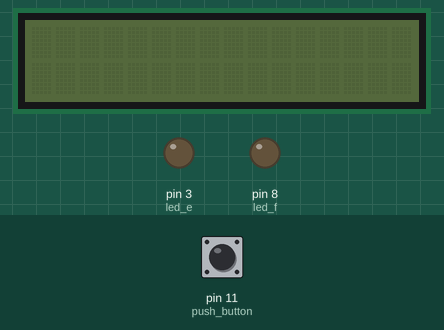
Bench run of a sketch on a simulated Arduino Uno, built with avr-gcc and run on an emulated ATmega328P. Shown: 16×2 character LCD, output pins drawn as LEDs (lit = HIGH). Wiring (inferred from the names in the program): character LCD (HD44780): RS pin 6; E pin 10; data pin 5, pin 9, pin 7, pin 4. The inputs (shaded band) are chosen by the test bench; at power-on: pin 11 (push_button) HIGH. Pins used as bus, display or sensor lines are not drawn.

Above: at 1.2 s.
1.3 s: pin 11 (push_button) pulled LOW for 1 s
At 2.9 s:
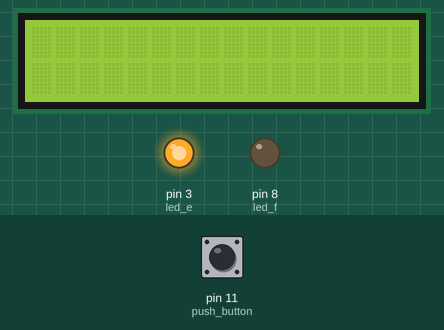
3.8 s: pin 11 (push_button) pulled LOW for 0.25 s
At 4.3 s:
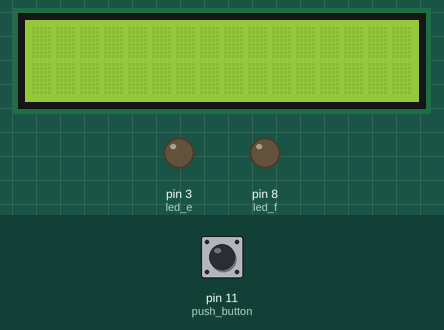
5.5 s: pin 11 (push_button) pulled LOW for 0.25 s
At 6.7 s:
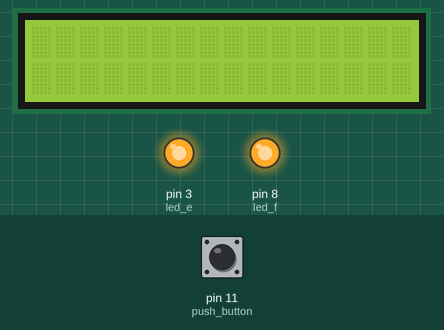
7.2 s: pin 11 (push_button) pulled LOW for 3.2 s
At 8.3 s:
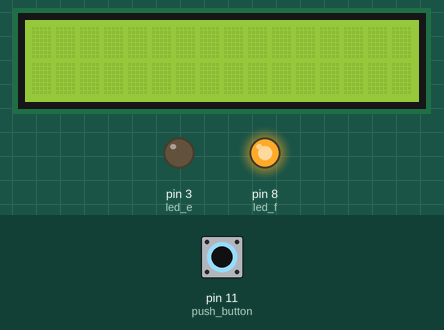
Timing chart, 0 to 10.2 s (numbered marks = the images above; inputs shaded):
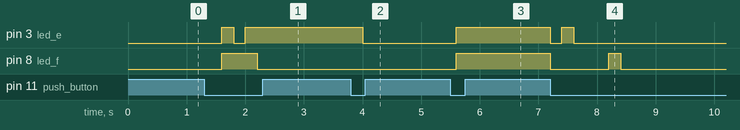

Measured:
- after the input at 1.3 s, pin 3 (led_e): LOW → HIGH after 0.30 s, → LOW 0.20 s later, → HIGH 0.20 s later; pin 8 (led_f): LOW → HIGH after 0.30 s, → LOW 0.60 s later
- after the input at 3.8 s, pin 3 (led_e): HIGH → LOW after 0.20 s
- after the input at 5.5 s, pin 3 (led_e), pin 8 (led_f): LOW → HIGH after 0.10 s
- after the input at 7.2 s, pin 3 (led_e): HIGH → LOW at once, → HIGH 0.20 s later, → LOW 0.20 s later; pin 8 (led_f): HIGH → LOW at once, → HIGH 1.0 s later, → LOW 0.20 s later

The sketch:

seven_segment_led2.ino
```cpp
// this is arduino project to understand seven segment led.

#define led_a 7
#define led_b 6
#define led_c 5
#define led_d 4
#define led_e 3
#define led_f 8
#define led_g 9
#define led_dp 10
#define push_button 11
int data;
int value = 0;
void setup() {
  // put your setup code here, to run once:
for (int i=3; i<=10; i++){     // setting the pin mode as OUTPUT by using loop.
  pinMode(i,OUTPUT);
}
pinMode(push_button,INPUT_PULLUP);
Serial.begin(9600);
}

void seven_segment_led(int num){
  for(int a=3;a<=10;a++){
    digitalWrite(a,HIGH);        // all led is off.
  }

  switch(num){

  // for 0 number display
  case 0:
  digitalWrite(led_a,LOW);
  digitalWrite(led_b,LOW);
  digitalWrite(led_c,LOW);
  digitalWrite(led_d,LOW);
  digitalWrite(led_e,LOW);
  digitalWrite(led_f,LOW);
  digitalWrite(led_dp,LOW);
  break;

  // for 1 number display.
  case 1:
  digitalWrite(led_b,LOW);
  digitalWrite(led_c,LOW);
  digitalWrite(led_dp,LOW);
  break;
   // for 2 number display.
  case 2:
  digitalWrite(led_a,LOW);
  digitalWrite(led_b,LOW);
  digitalWrite(led_d,LOW);
  digitalWrite(led_e,LOW);
  digitalWrite(led_g,LOW);
  digitalWrite(led_dp,LOW);
  break;
   // for 3 number display.
  case 3:
  digitalWrite(led_a,LOW);
  digitalWrite(led_b,LOW);
  digitalWrite(led_c,LOW);
  digitalWrite(led_d,LOW);
  digitalWrite(led_g,LOW);
  digitalWrite(led_dp,LOW);
  break;
 // for 4 number display.
  case 4:
  digitalWrite(led_b,LOW);
  digitalWrite(led_c,LOW);
  digitalWrite(led_f,LOW);
  digitalWrite(led_g,LOW);
  digitalWrite(led_dp,LOW);
  break;
 // for 5 number display.
  case 5:
  digitalWrite(led_a,LOW);
  digitalWrite(led_c,LOW);
  digitalWrite(led_d,LOW);
  digitalWrite(led_f,LOW);
  digitalWrite(led_g,LOW);
  digitalWrite(led_dp,LOW);
  break;
 // for 6 number display.
  case 6:
  digitalWrite(led_a,LOW);
  digitalWrite(led_c,LOW);
  digitalWrite(led_d,LOW);
  digitalWrite(led_e,LOW);
  digitalWrite(led_f,LOW);
  digitalWrite(led_g,LOW);
  digitalWrite(led_dp,LOW);
  break;
 // for 7 number display.
  case 7:
  digitalWrite(led_a,LOW);
  digitalWrite(led_b,LOW);
  digitalWrite(led_c,LOW);
  digitalWrite(led_dp,LOW);
  break;
   // for 8 number display.
  case 8:
  digitalWrite(led_a,LOW);
  digitalWrite(led_b,LOW);
  digitalWrite(led_c,LOW);
  digitalWrite(led_d,LOW);
  digitalWrite(led_e,LOW);
  digitalWrite(led_f,LOW);
  digitalWrite(led_g,LOW);
  digitalWrite(led_dp,LOW);
  break;
 // for 9 number display.
  case 9:
  digitalWrite(led_a,LOW);
  digitalWrite(led_b,LOW);
  digitalWrite(led_c,LOW);
  digitalWrite(led_d,LOW);
  digitalWrite(led_f,LOW);
  digitalWrite(led_g,LOW);
  digitalWrite(led_dp,LOW);
  break;
 // for 10(A) number display.
  case 10:
  digitalWrite(led_a,LOW);
  digitalWrite(led_b,LOW);
  digitalWrite(led_c,LOW);
  digitalWrite(led_e,LOW);
  digitalWrite(led_f,LOW);
  digitalWrite(led_g,LOW);
  digitalWrite(led_dp,LOW);
  break;
   // for 11(B) number display.
  case 11:
  digitalWrite(led_c,LOW);
  digitalWrite(led_d,LOW);
  digitalWrite(led_e,LOW);
  digitalWrite(led_f,LOW);
  digitalWrite(led_g,LOW);
  digitalWrite(led_dp,LOW);
  break;
 // for 12(C) number display.
  case 12:
  digitalWrite(led_a,LOW);
  digitalWrite(led_d,LOW);
  digitalWrite(led_e,LOW);
  digitalWrite(led_f,LOW);
  digitalWrite(led_dp,LOW);
  break;
 // for 13(D) number display.
  case 13:
  digitalWrite(led_b,LOW);
  digitalWrite(led_c,LOW);
  digitalWrite(led_d,LOW);
  digitalWrite(led_e,LOW);
  digitalWrite(led_g,LOW);
  digitalWrite(led_dp,LOW);
  break;
 // for 14(E) number display.
  case 14:
  digitalWrite(led_a,LOW);
  digitalWrite(led_d,LOW);
  digitalWrite(led_e,LOW);
  digitalWrite(led_f,LOW);
  digitalWrite(led_g,LOW);
  digitalWrite(led_dp,LOW);
  break;
 // for 15(F) number display.
  case 15:
  digitalWrite(led_a,LOW);
  digitalWrite(led_e,LOW);
  digitalWrite(led_f,LOW);
  digitalWrite(led_g,LOW);
  digitalWrite(led_dp,LOW);
  break;

  default:
  Serial.println("Thats not right");
}
}

void loop() {
  // put your main code here, to run repeatedly:
data=digitalRead(push_button);
if (data==LOW && value<=15){
  seven_segment_led(value);
  value++;
}
else{

}
delay(200);
}
```

Source omitted: images.c (data table, 15393 bytes), for_lcd_menu.c (data table, 18471 bytes)
